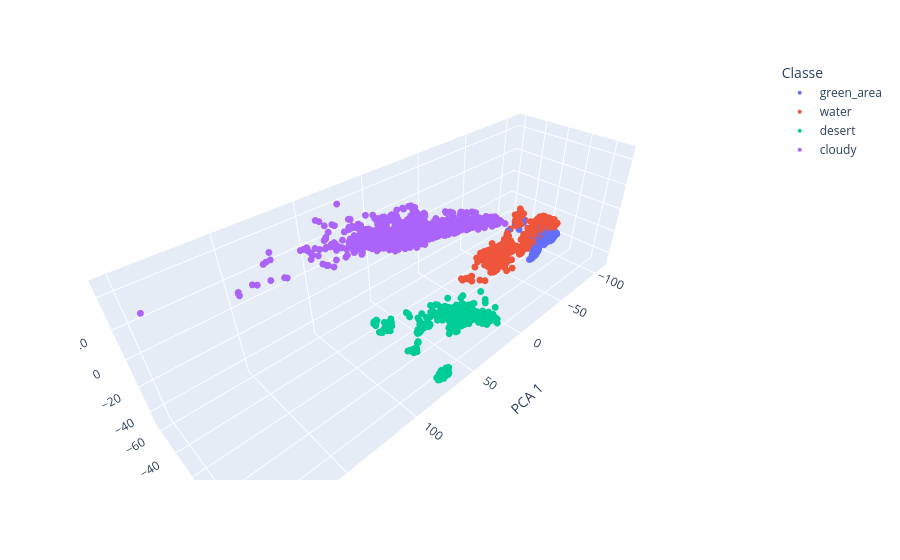

The cell this chart's notebook holds for it:
### Markdown cell above
**Make a 3D plot** of the reduced dataset.

### Code cell
# TO DO: Make a 3D plot of the reduced dataset.

IDX_TO_LABEL = {v: k for k, v in LABEL_TO_IDX.items()}
y_train_labels = [IDX_TO_LABEL[i] for i in y_train]

fig = px.scatter_3d(
    x=x_train_reduced[:, 0],
    y=x_train_reduced[:, 1],
    z=x_train_reduced[:, 2],
    color=y_train_labels,
    labels={
        "x": "PCA 1",
        "y": "PCA 2",
        "z": "PCA 3",
        "color": "Classe"
    }
)
fig.update_traces(marker=dict(size=4))
fig.show()

print("Variance expliquée par chaque composante (%):")
print(PCA3D.explained_variance_ratio_ * 100)

print("Variance cumulée (%):")
print(np.cumsum(PCA3D.explained_variance_ratio_) * 100)

### Figure 1 — Plotly figure (JSON) as saved in the notebook; plotly's stock layout.template omitted (floating-point values rounded to 4 significant figures; data arrays with more than 128 entries replaced by an {"elided": "..."} marker saying what was removed)
{"data": [{"hovertemplate": "Classe=green_area<br>PCA 1=%{x}<br>PCA 2=%{y}<br>PCA 3=%{z}<extra></extra>", "legendgroup": "green_area", "marker": {"color": "#636efa", "size": 4, "symbol": "circle"}, "mode": "markers", "name": "green_area", "scene": "scene", "showlegend": true, "type": "scatter3d", "x": {"elided": "1139 float values"}, "y": {"elided": "1139 float values"}, "z": {"elided": "1139 float values"}}, {"hovertemplate": "Classe=water<br>PCA 1=%{x}<br>PCA 2=%{y}<br>PCA 3=%{z}<extra></extra>", "legendgroup": "water", "marker": {"color": "#EF553B", "size": 4, "symbol": "circle"}, "mode": "markers", "name": "water", "scene": "scene", "showlegend": true, "type": "scatter3d", "x": {"elided": "1150 float values"}, "y": {"elided": "1150 float values"}, "z": {"elided": "1150 float values"}}, {"hovertemplate": "Classe=desert<br>PCA 1=%{x}<br>PCA 2=%{y}<br>PCA 3=%{z}<extra></extra>", "legendgroup": "desert", "marker": {"color": "#00cc96", "size": 4, "symbol": "circle"}, "mode": "markers", "name": "desert", "scene": "scene", "showlegend": true, "type": "scatter3d", "x": {"elided": "843 float values"}, "y": {"elided": "843 float values"}, "z": {"elided": "843 float values"}}, {"hovertemplate": "Classe=cloudy<br>PCA 1=%{x}<br>PCA 2=%{y}<br>PCA 3=%{z}<extra></extra>", "legendgroup": "cloudy", "marker": {"color": "#ab63fa", "size": 4, "symbol": "circle"}, "mode": "markers", "name": "cloudy", "scene": "scene", "showlegend": true, "type": "scatter3d", "x": {"elided": "1091 float values"}, "y": {"elided": "1091 float values"}, "z": {"elided": "1091 float values"}}], "layout": {"legend": {"title": {"text": "Classe"}, "tracegroupgap": 0}, "margin": {"t": 60}, "scene": {"domain": {"x": [0, 1], "y": [0, 1]}, "xaxis": {"title": {"text": "PCA 1"}}, "yaxis": {"title": {"text": "PCA 2"}}, "zaxis": {"title": {"text": "PCA 3"}}}}}
